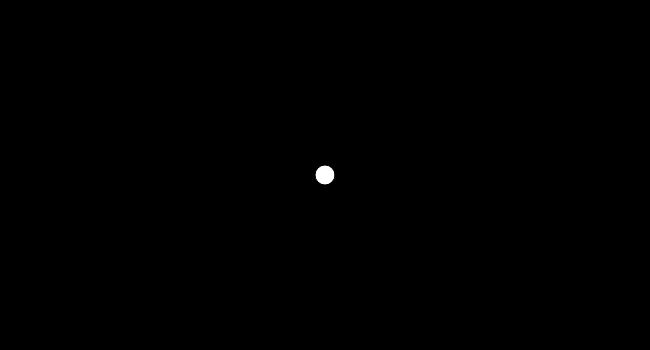
Frame 1 (no input)
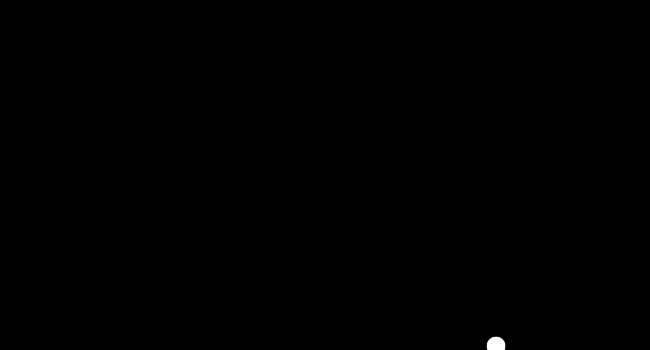
Frame 60 (no input)
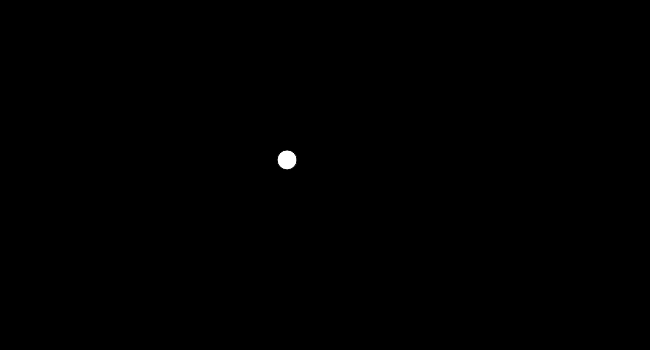
Frame 120 (the mouse pressed at the canvas centre since frame 60)

The p5.js sketch that drew these frames (run headless with seeded random() and noise() and a simulated clock; from frame 60 on, the mouse is pressed at the canvas centre):

// p5.js sketch
// ── sketch.js
var ball;

function setup() {

	createCanvas(650, 350);
	background(0);

	// create ball
	ball = new Ball();

}

function draw() {

	background(0);
	ball.show();
	ball.move();

}

// ── ball.js
function Ball() {

  this.p = new p5.Vector(width/2, height/2),
  this.v = new p5.Vector(0, 0),
  this.a = new p5.Vector(0.1, 0.1),

  this.show = function() {
    fill(255);
    ellipse(this.p.x, this.p.y, 20, 20)
  },

  this.move = function() {

    this.p.add(this.v);
    this.v.add(this.a);

    if (this.p.x > width || this.p.x < 0) {
      this.v.x = -this.v.x;
      this.a.x = -this.a.x;
      }

    if (this.p.y > height || this.p.y < 0) {
      this.v.y = -this.v.y;
      this.a.y = -this.a.y;
    }

  }

}
